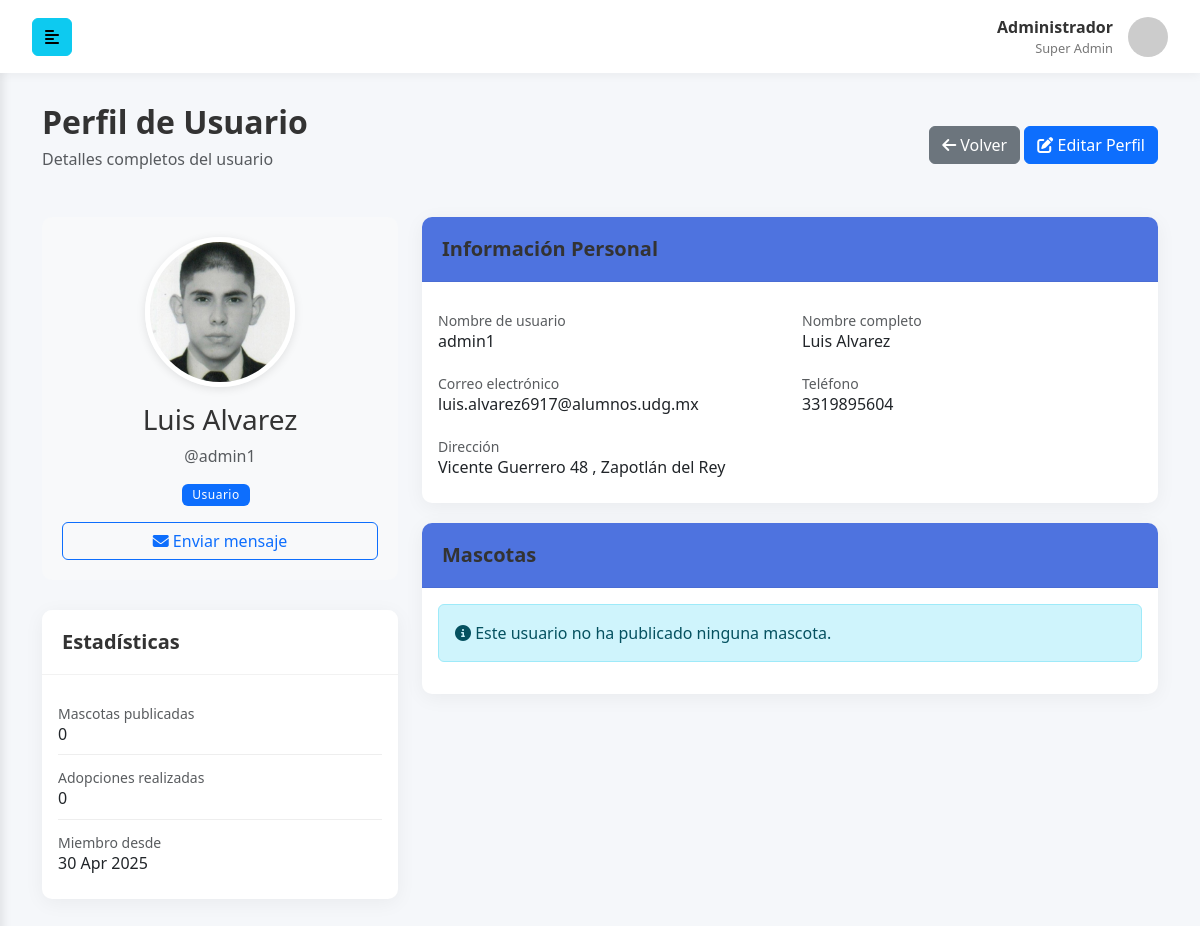
/admin/verAdmin.php?id=1, run on the app's committed database.
### tables this page shows
CREATE TABLE `usuarios` (
  `id_usuario` int(11) NOT NULL,
  `username` varchar(30) NOT NULL,
  `nombre_completo` varchar(65) NOT NULL,
  `contraseña` varchar(32) NOT NULL,
  `correo` varchar(50) NOT NULL,
  `telefono` bigint(20) NOT NULL,
  `municipio` int(11) NOT NULL,
  `direccion` varchar(150) NOT NULL,
  `img_perfil` varchar(250) NOT NULL,
  `fec_registro` timestamp NOT NULL DEFAULT current_timestamp(),
  `tipo_usuario` int(11) NOT NULL
);

CREATE TABLE `municipios` (
  `id_municipio` int(11) NOT NULL,
  `nombre_municipio` varchar(30) NOT NULL
);

### admin/verAdmin.php (the view, shortened to what this page needs)
<?php
$conexion = obtenerConexion();
$id_usuario = isset($_GET['id']) ? intval($_GET['id']) : 0;
$sql = "SELECT id_usuario, username, nombre_completo, correo, telefono, fec_registro, img_perfil, direccion, m.nombre_municipio
        FROM usuarios INNER JOIN municipios as m ON usuarios.municipio=m.id_municipio
        WHERE id_usuario = ?";
$stmt = $conexion->prepare($sql);
$stmt->bind_param("i", $id_usuario);
$stmt->execute();
$result = $stmt->get_result();
$usuario = $result->fetch_assoc();
$sql_mascotas = "SELECT COUNT(*) as total_mascotas, GROUP_CONCAT(CONCAT(nombre_mascota, ' (', tipo_mascota, ')')) as mascotas_info
                 FROM mascotas
                 WHERE usuario_id = ?";
$stmt_mascotas = $conexion->prepare($sql_mascotas);
$stmt_mascotas->bind_param("i", $id_usuario);
$stmt_mascotas->execute();
$result_mascotas = $stmt_mascotas->get_result();
$mascotas_data = $result_mascotas->fetch_assoc();
$sql_adopciones = "SELECT COUNT(*) as total_adopciones
                   FROM adopciones
                   WHERE usuario_id = ?";
$stmt_adopciones = $conexion->prepare($sql_adopciones);
$stmt_adopciones->bind_param("i", $id_usuario);
$stmt_adopciones->execute();
$result_adopciones = $stmt_adopciones->get_result();
$adopciones_data = $result_adopciones->fetch_assoc();
?>
<!DOCTYPE html>
<html lang="es">
<head>
    <link href="https://cdn.jsdelivr.net/npm/bootstrap@5.3.0/dist/css/bootstrap.min.css" rel="stylesheet">
    <link rel="stylesheet" href="https://cdnjs.cloudflare.com/ajax/libs/font-awesome/6.4.0/css/all.min.css">
    <link rel="stylesheet" href="../css/admin.css">
</head>
<body>
    <div class="wrapper">
        <nav id="sidebar" class="active">
            <div class="sidebar-header">
                <h3>Administrador<span>Pro</span></h3>
            </div>
        </nav>
        <div id="content">
            <nav class="navbar navbar-expand-lg navbar-light bg-light">
                <div class="container-fluid">
                    <button type="button" id="sidebarCollapse" class="btn btn-info">
                        <i class="fas fa-align-left"></i>
                    </button>
                    <div class="user-profile ml-auto">
                        <div class="user-info">
                            <span class="user-name">Administrador</span>
                            <span class="user-role">Super Admin</span>
                        </div>
                        <img src="https://via.placeholder.com/40" alt="User" class="user-avatar rounded-circle">
                    </div>
                </div>
            </nav>
            <div class="main-content">
                <div class="container-fluid">
                    <div class="page-header">
                        <div class="row align-items-center">
                            <div class="col-md-6">
                                <h2>Perfil de Usuario</h2>
                                <p class="text-muted">Detalles completos del usuario</p>
                            </div>
                            <div class="col-md-6 text-end">
                                <a href="administradores.php" class="btn btn-secondary">
                                    <i class="fas fa-arrow-left"></i> Volver
                                </a>
                                <a href="editarPerfilAdmin.php?id=<?= $usuario['id_usuario'] ?>" class="btn btn-primary">
                                    <i class="fas fa-edit"></i> Editar Perfil
                                </a>
                            </div>
                        </div>
                    </div>
                    <div class="row">
                        <div class="col-md-4">
                            <div class="profile-header text-center">
                                <img src="<?= htmlspecialchars($usuario['img_perfil'] ?? '../assets/img/usuarios/default.png') ?>"
                                    alt="Foto de perfil"
                                    class="profile-img rounded-circle mb-3">
                                <h3><?= htmlspecialchars($usuario['nombre_completo']) ?></h3>
                                <p class="text-muted">@<?= htmlspecialchars($usuario['username']) ?></p>
                                <div class="d-flex justify-content-center mb-3">
                                    <span class="badge bg-primary me-2">Usuario</span>
                                </div>
                                <div class="d-grid gap-2">
                                    <a href="mailto:<?= htmlspecialchars($usuario['correo']) ?>?subject=Contacto%20desde%20AdoptaPET%20Cienega&body=Hola%20<?= urlencode($usuario['nombre_completo']) ?>%2C%0A%0A"
                                        class="btn btn-outline-primary">
                                        <i class="fas fa-envelope"></i> Enviar mensaje
                                    </a>
                                </div>
                            </div>
                            <div class="card mb-4">
                                <div class="card-header">
                                    <h5 class="mb-0">Estadísticas</h5>
                                </div>
                                <div class="card-body">
                                    <div class="info-item">
                                        <small class="text-muted">Mascotas publicadas</small>
                                        <h6 class="mb-0"><?= $mascotas_data['total_mascotas'] ?? 0 ?></h6>
                                    </div>
                                    <div class="info-item">
                                        <small class="text-muted">Adopciones realizadas</small>
                                        <h6 class="mb-0"><?= $adopciones_data['total_adopciones'] ?? 0 ?></h6>
                                    </div>
                                    <div class="info-item">
                                        <small class="text-muted">Miembro desde</small>
                                        <h6 class="mb-0"><?= date('d M Y', strtotime($usuario['fec_registro'])) ?></h6>
                                    </div>
                                </div>
                            </div>
                        </div>
                        <div class="col-md-8 profile-details">
                            <div class="card">
                                <div class="card-header">
                                    <h5 class="mb-0">Información Personal</h5>
                                </div>
                                <div class="card-body">
                                    <div class="row">
                                        <div class="col-md-6">
                                            <div class="info-item">
                                                <small class="text-muted">Nombre de usuario</small>
                                                <h6 class="mb-0"><?= htmlspecialchars($usuario['username']) ?></h6>
                                            </div>
                                        </div>
                                        <div class="col-md-6">
                                            <div class="info-item">
                                                <small class="text-muted">Nombre completo</small>
                                                <h6 class="mb-0"><?= htmlspecialchars($usuario['nombre_completo']) ?></h6>
                                            </div>
                                        </div>
                                    </div>
                                    <div class="row">
                                        <div class="col-md-6">
                                            <div class="info-item">
                                                <small class="text-muted">Correo electrónico</small>
                                                <h6 class="mb-0"><?= htmlspecialchars($usuario['correo']) ?></h6>
                                            </div>
                                        </div>
                                        <div class="col-md-6">
                                            <div class="info-item">
                                                <small class="text-muted">Teléfono</small>
                                                <h6 class="mb-0"><?= htmlspecialchars($usuario['telefono'] ?? 'No especificado') ?></h6>
                                            </div>
                                        </div>
                                    </div>
                                    <div class="info-item">
                                        <small class="text-muted">Dirección</small>
                                        <h6 class="mb-0">
                                            <?= htmlspecialchars($usuario['direccion'] ?? 'No especificada') ?>,
                                            <?= htmlspecialchars($usuario['nombre_municipio'] ?? 'No especificado') ?>
                                        </h6>
                                    </div>
                                </div>
                            </div>
                            <div class="card">
                                <div class="card-header">
                                    <h5 class="mb-0">Mascotas</h5>
                                </div>
                                <div class="card-body">
                                    <?php if ($mascotas_data['total_mascotas'] > 0): ?>
                                        <h6>Mascotas publicadas por este usuario:</h6>
                                        <ul class="list-unstyled">
                                            <?php
                                            $mascotas = explode(',', $mascotas_data['mascotas_info']);
                                            foreach ($mascotas as $mascota):
                                            ?>
                                                <li class="mascota-item">
                                                    <i class="fas fa-paw me-2"></i><?= htmlspecialchars(trim($mascota)) ?>
                                                </li>
                                            <?php endforeach; ?>
                                        </ul>
                                    <?php else: ?>
                                        <div class="alert alert-info">
                                            <i class="fas fa-info-circle"></i> Este usuario no ha publicado ninguna mascota.
                                        </div>
                                    <?php endif; ?>
                                </div>
                            </div>
                        </div>
                    </div>
                </div>
            </div>
        </div>
    </div>
</body>
</html>

### css/admin.css (style rules this page uses)
:root { --primary-blue: #3498db; --dark-blue: #2980b9; --light-blue: #5dade2; --pale-blue: #d4e6f1; --sidebar-bg: #2c3e50; --sidebar-text: #ecf0f1; --sidebar-hover: #34495e; --sidebar-active: #3498db; --content-bg: #f5f7fa; --card-shadow: 0 4px 20px 0 rgba(0, 0, 0, 0.05); }
body { font-family: 'Segoe UI', Tahoma, Geneva, Verdana, sans-serif; background-color: var(--content-bg); color: #333; overflow-x: hidden; }
.wrapper { display: flex; width: 100%; align-items: stretch; }
#sidebar { min-width: 250px; max-width: 250px; background: var(--sidebar-bg); color: var(--sidebar-text); transition: all 0.3s; min-height: 100vh; box-shadow: 2px 0 10px rgba(0, 0, 0, 0.1); }
#sidebar.active { margin-left: -250px; }
#sidebar .sidebar-header { padding: 20px; background: var(--sidebar-bg); border-bottom: 1px solid rgba(255, 255, 255, 0.1); }
#sidebar .sidebar-header h3 { color: #fff; font-weight: 600; margin-bottom: 0; }
#sidebar .sidebar-header h3 span { color: var(--sidebar-active); font-weight: 300; }
#content { width: 100%; min-height: 100vh; transition: all 0.3s; }
.navbar { padding: 15px 20px; background: #fff !important; box-shadow: 0 2px 10px rgba(0, 0, 0, 0.05); border: none; }
.user-profile { display: flex; align-items: center; }
.user-info { display: flex; flex-direction: column; margin-right: 15px; text-align: right; }
.user-name { font-weight: 600; color: #333; }
.user-role { font-size: 0.8em; color: #777; }
.user-avatar { width: 40px; height: 40px; object-fit: cover; }
.main-content { padding: 30px; }
.page-header { margin-bottom: 30px; }
.page-header h2 { font-weight: 600; color: #333; margin-bottom: 5px; }
.card { border: none; border-radius: 10px; box-shadow: var(--card-shadow); margin-bottom: 30px; }
.card-header { background: #fff; border-bottom: 1px solid rgba(0, 0, 0, 0.05); padding: 20px; border-radius: 10px 10px 0 0 !important; }
.card-header h5 { font-weight: 600; margin-bottom: 0; color: #333; }
.badge { font-weight: 500; padding: 5px 10px; font-size: 0.75em; letter-spacing: 0.5px; }

### admin/verAdmin.php (style rules this page uses)
.profile-header { background-color: #f8f9fa; border-radius: 10px; padding: 20px; margin-bottom: 30px; }
.profile-img { width: 150px; height: 150px; object-fit: cover; border: 5px solid white; box-shadow: 0 2px 10px rgba(0, 0, 0, 0.1); }
.profile-details .card { border-radius: 10px; margin-bottom: 20px; }
.profile-details .card-header { background-color: #4e73df; color: white; border-radius: 10px 10px 0 0 !important; }
.info-item { padding: 10px 0; border-bottom: 1px solid #eee; }
.info-item:last-child { border-bottom: none; }

### data on the page
usuarios: img_perfil (picture), nombre_completo "Luis Alvarez", username "admin1", fec_registro "30 Apr 2025", correo "luis.alvarez6917@alumnos.udg.mx", telefono "3319895604", direccion "Vicente Guerrero 48", municipio.nombre_municipio "Zapotlán del Rey"

### other printed values
$mascotas_data['total_mascotas'] "0"
$adopciones_data['total_adopciones'] "0"
